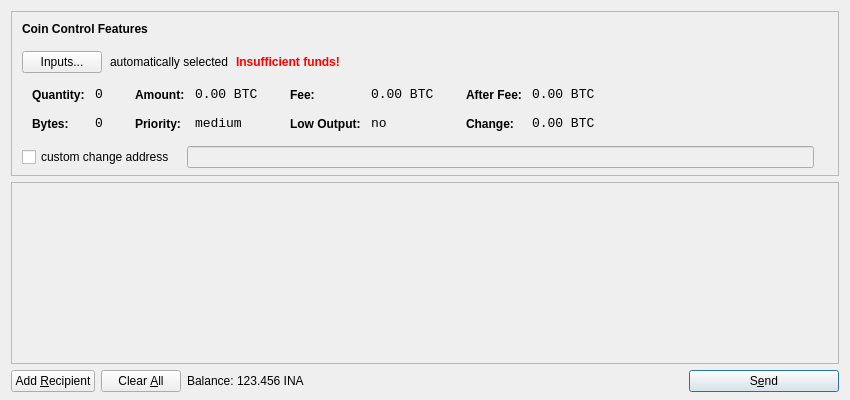
<?xml version="1.0" encoding="UTF-8"?>
<ui version="4.0">
 <class>SendCoinsDialog</class>
 <widget class="QDialog" name="SendCoinsDialog">
  <property name="geometry">
   <rect>
    <x>0</x>
    <y>0</y>
    <width>850</width>
    <height>400</height>
   </rect>
  </property>
  <property name="windowTitle">
   <string>Send Coins</string>
  </property>
  <layout class="QVBoxLayout" name="verticalLayout" stretch="0,1,0">
   <property name="bottomMargin">
    <number>8</number>
   </property>
   <item>
    <widget class="QFrame" name="frameCoinControl">
     <property name="sizePolicy">
      <sizepolicy hsizetype="Expanding" vsizetype="Expanding">
       <horstretch>0</horstretch>
       <verstretch>0</verstretch>
      </sizepolicy>
     </property>
     <property name="maximumSize">
      <size>
       <width>16777215</width>
       <height>16777215</height>
      </size>
     </property>
     <property name="frameShape">
      <enum>QFrame::StyledPanel</enum>
     </property>
     <property name="frameShadow">
      <enum>QFrame::Sunken</enum>
     </property>
     <layout class="QVBoxLayout" name="verticalLayoutCoinControl2">
      <property name="spacing">
       <number>-1</number>
      </property>
      <property name="leftMargin">
       <number>0</number>
      </property>
      <property name="topMargin">
       <number>0</number>
      </property>
      <property name="rightMargin">
       <number>0</number>
      </property>
      <property name="bottomMargin">
       <number>6</number>
      </property>
      <item>
       <layout class="QVBoxLayout" name="verticalLayoutCoinControl" stretch="0,0,0,0,1">
        <property name="spacing">
         <number>0</number>
        </property>
        <property name="leftMargin">
         <number>10</number>
        </property>
        <property name="topMargin">
         <number>10</number>
        </property>
        <item>
         <layout class="QHBoxLayout" name="horizontalLayoutCoinControl1">
          <property name="bottomMargin">
           <number>15</number>
          </property>
          <item>
           <widget class="QLabel" name="labelCoinControlFeatures">
            <property name="sizePolicy">
             <sizepolicy hsizetype="Preferred" vsizetype="Maximum">
              <horstretch>0</horstretch>
              <verstretch>0</verstretch>
             </sizepolicy>
            </property>
            <property name="font">
             <font>
              <weight>75</weight>
              <bold>true</bold>
             </font>
            </property>
            <property name="styleSheet">
             <string notr="true">font-weight:bold;</string>
            </property>
            <property name="text">
             <string>Coin Control Features</string>
            </property>
           </widget>
          </item>
         </layout>
        </item>
        <item>
         <layout class="QHBoxLayout" name="horizontalLayoutCoinControl2" stretch="0,0,0,0">
          <property name="spacing">
           <number>8</number>
          </property>
          <property name="bottomMargin">
           <number>10</number>
          </property>
          <item>
           <widget class="QPushButton" name="pushButtonCoinControl">
            <property name="styleSheet">
             <string notr="true"/>
            </property>
            <property name="text">
             <string>Inputs...</string>
            </property>
           </widget>
          </item>
          <item>
           <widget class="QLabel" name="labelCoinControlAutomaticallySelected">
            <property name="text">
             <string>automatically selected</string>
            </property>
            <property name="margin">
             <number>5</number>
            </property>
           </widget>
          </item>
          <item>
           <widget class="QLabel" name="labelCoinControlInsuffFunds">
            <property name="font">
             <font>
              <weight>75</weight>
              <bold>true</bold>
             </font>
            </property>
            <property name="styleSheet">
             <string notr="true">color:red;font-weight:bold;</string>
            </property>
            <property name="text">
             <string>Insufficient funds!</string>
            </property>
            <property name="margin">
             <number>5</number>
            </property>
           </widget>
          </item>
          <item>
           <spacer name="horizontalSpacerCoinControl">
            <property name="orientation">
             <enum>Qt::Horizontal</enum>
            </property>
            <property name="sizeHint" stdset="0">
             <size>
              <width>40</width>
              <height>1</height>
             </size>
            </property>
           </spacer>
          </item>
         </layout>
        </item>
        <item>
         <widget class="QWidget" name="widgetCoinControl" native="true">
          <property name="sizePolicy">
           <sizepolicy hsizetype="Preferred" vsizetype="Preferred">
            <horstretch>0</horstretch>
            <verstretch>0</verstretch>
           </sizepolicy>
          </property>
          <property name="minimumSize">
           <size>
            <width>0</width>
            <height>0</height>
           </size>
          </property>
          <property name="styleSheet">
           <string notr="true"/>
          </property>
          <layout class="QHBoxLayout" name="horizontalLayoutCoinControl5">
           <property name="margin">
            <number>0</number>
           </property>
           <item>
            <layout class="QHBoxLayout" name="horizontalLayoutCoinControl3" stretch="0,0,0,1">
             <property name="spacing">
              <number>20</number>
             </property>
             <property name="topMargin">
              <number>0</number>
             </property>
             <property name="bottomMargin">
              <number>10</number>
             </property>
             <item>
              <layout class="QFormLayout" name="formLayoutCoinControl1">
               <property name="horizontalSpacing">
                <number>10</number>
               </property>
               <property name="verticalSpacing">
                <number>14</number>
               </property>
               <property name="leftMargin">
                <number>10</number>
               </property>
               <property name="topMargin">
                <number>4</number>
               </property>
               <property name="rightMargin">
                <number>6</number>
               </property>
               <item row="0" column="0">
                <widget class="QLabel" name="labelCoinControlQuantityText">
                 <property name="styleSheet">
                  <string notr="true">font-weight:bold;</string>
                 </property>
                 <property name="text">
                  <string>Quantity:</string>
                 </property>
                 <property name="margin">
                  <number>0</number>
                 </property>
                </widget>
               </item>
               <item row="0" column="1">
                <widget class="QLabel" name="labelCoinControlQuantity">
                 <property name="font">
                  <font>
                   <family>Monospace</family>
                   <pointsize>10</pointsize>
                  </font>
                 </property>
                 <property name="cursor">
                  <cursorShape>IBeamCursor</cursorShape>
                 </property>
                 <property name="contextMenuPolicy">
                  <enum>Qt::ActionsContextMenu</enum>
                 </property>
                 <property name="text">
                  <string notr="true">0</string>
                 </property>
                 <property name="margin">
                  <number>0</number>
                 </property>
                 <property name="textInteractionFlags">
                  <set>Qt::LinksAccessibleByMouse|Qt::TextSelectableByKeyboard|Qt::TextSelectableByMouse</set>
                 </property>
                </widget>
               </item>
               <item row="1" column="0">
                <widget class="QLabel" name="labelCoinControlBytesText">
                 <property name="styleSheet">
                  <string notr="true">font-weight:bold;</string>
                 </property>
                 <property name="text">
                  <string>Bytes:</string>
                 </property>
                </widget>
               </item>
               <item row="1" column="1">
                <widget class="QLabel" name="labelCoinControlBytes">
                 <property name="font">
                  <font>
                   <family>Monospace</family>
                   <pointsize>10</pointsize>
                  </font>
                 </property>
                 <property name="cursor">
                  <cursorShape>IBeamCursor</cursorShape>
                 </property>
                 <property name="contextMenuPolicy">
                  <enum>Qt::ActionsContextMenu</enum>
                 </property>
                 <property name="text">
                  <string notr="true">0</string>
                 </property>
                 <property name="textInteractionFlags">
                  <set>Qt::LinksAccessibleByMouse|Qt::TextSelectableByKeyboard|Qt::TextSelectableByMouse</set>
                 </property>
                </widget>
               </item>
              </layout>
             </item>
             <item>
              <layout class="QFormLayout" name="formLayoutCoinControl2">
               <property name="horizontalSpacing">
                <number>10</number>
               </property>
               <property name="verticalSpacing">
                <number>14</number>
               </property>
               <property name="leftMargin">
                <number>6</number>
               </property>
               <property name="topMargin">
                <number>4</number>
               </property>
               <property name="rightMargin">
                <number>6</number>
               </property>
               <item row="0" column="0">
                <widget class="QLabel" name="labelCoinControlAmountText">
                 <property name="styleSheet">
                  <string notr="true">font-weight:bold;</string>
                 </property>
                 <property name="text">
                  <string>Amount:</string>
                 </property>
                 <property name="margin">
                  <number>0</number>
                 </property>
                </widget>
               </item>
               <item row="0" column="1">
                <widget class="QLabel" name="labelCoinControlAmount">
                 <property name="font">
                  <font>
                   <family>Monospace</family>
                   <pointsize>10</pointsize>
                  </font>
                 </property>
                 <property name="cursor">
                  <cursorShape>IBeamCursor</cursorShape>
                 </property>
                 <property name="contextMenuPolicy">
                  <enum>Qt::ActionsContextMenu</enum>
                 </property>
                 <property name="text">
                  <string notr="true">0.00 BTC</string>
                 </property>
                 <property name="textInteractionFlags">
                  <set>Qt::LinksAccessibleByMouse|Qt::TextSelectableByKeyboard|Qt::TextSelectableByMouse</set>
                 </property>
                </widget>
               </item>
               <item row="1" column="0">
                <widget class="QLabel" name="labelCoinControlPriorityText">
                 <property name="styleSheet">
                  <string notr="true">font-weight:bold;</string>
                 </property>
                 <property name="text">
                  <string>Priority:</string>
                 </property>
                </widget>
               </item>
               <item row="1" column="1">
                <widget class="QLabel" name="labelCoinControlPriority">
                 <property name="font">
                  <font>
                   <family>Monospace</family>
                   <pointsize>10</pointsize>
                  </font>
                 </property>
                 <property name="cursor">
                  <cursorShape>IBeamCursor</cursorShape>
                 </property>
                 <property name="contextMenuPolicy">
                  <enum>Qt::ActionsContextMenu</enum>
                 </property>
                 <property name="text">
                  <string>medium</string>
                 </property>
                 <property name="textInteractionFlags">
                  <set>Qt::LinksAccessibleByMouse|Qt::TextSelectableByKeyboard|Qt::TextSelectableByMouse</set>
                 </property>
                </widget>
               </item>
              </layout>
             </item>
             <item>
              <layout class="QFormLayout" name="formLayoutCoinControl3">
               <property name="horizontalSpacing">
                <number>10</number>
               </property>
               <property name="verticalSpacing">
                <number>14</number>
               </property>
               <property name="leftMargin">
                <number>6</number>
               </property>
               <property name="topMargin">
                <number>4</number>
               </property>
               <property name="rightMargin">
                <number>6</number>
               </property>
               <item row="0" column="0">
                <widget class="QLabel" name="labelCoinControlFeeText">
                 <property name="styleSheet">
                  <string notr="true">font-weight:bold;</string>
                 </property>
                 <property name="text">
                  <string>Fee:</string>
                 </property>
                 <property name="margin">
                  <number>0</number>
                 </property>
                </widget>
               </item>
               <item row="0" column="1">
                <widget class="QLabel" name="labelCoinControlFee">
                 <property name="font">
                  <font>
                   <family>Monospace</family>
                   <pointsize>10</pointsize>
                  </font>
                 </property>
                 <property name="cursor">
                  <cursorShape>IBeamCursor</cursorShape>
                 </property>
                 <property name="contextMenuPolicy">
                  <enum>Qt::ActionsContextMenu</enum>
                 </property>
                 <property name="text">
                  <string notr="true">0.00 BTC</string>
                 </property>
                 <property name="textInteractionFlags">
                  <set>Qt::LinksAccessibleByMouse|Qt::TextSelectableByKeyboard|Qt::TextSelectableByMouse</set>
                 </property>
                </widget>
               </item>
               <item row="1" column="0">
                <widget class="QLabel" name="labelCoinControlLowOutputText">
                 <property name="styleSheet">
                  <string notr="true">font-weight:bold;</string>
                 </property>
                 <property name="text">
                  <string>Low Output:</string>
                 </property>
                </widget>
               </item>
               <item row="1" column="1">
                <widget class="QLabel" name="labelCoinControlLowOutput">
                 <property name="font">
                  <font>
                   <family>Monospace</family>
                   <pointsize>10</pointsize>
                  </font>
                 </property>
                 <property name="cursor">
                  <cursorShape>IBeamCursor</cursorShape>
                 </property>
                 <property name="contextMenuPolicy">
                  <enum>Qt::ActionsContextMenu</enum>
                 </property>
                 <property name="text">
                  <string>no</string>
                 </property>
                 <property name="textInteractionFlags">
                  <set>Qt::LinksAccessibleByMouse|Qt::TextSelectableByKeyboard|Qt::TextSelectableByMouse</set>
                 </property>
                </widget>
               </item>
              </layout>
             </item>
             <item>
              <layout class="QFormLayout" name="formLayoutCoinControl4">
               <property name="horizontalSpacing">
                <number>10</number>
               </property>
               <property name="verticalSpacing">
                <number>14</number>
               </property>
               <property name="leftMargin">
                <number>6</number>
               </property>
               <property name="topMargin">
                <number>4</number>
               </property>
               <property name="rightMargin">
                <number>6</number>
               </property>
               <item row="0" column="0">
                <widget class="QLabel" name="labelCoinControlAfterFeeText">
                 <property name="styleSheet">
                  <string notr="true">font-weight:bold;</string>
                 </property>
                 <property name="text">
                  <string>After Fee:</string>
                 </property>
                 <property name="margin">
                  <number>0</number>
                 </property>
                </widget>
               </item>
               <item row="0" column="1">
                <widget class="QLabel" name="labelCoinControlAfterFee">
                 <property name="font">
                  <font>
                   <family>Monospace</family>
                   <pointsize>10</pointsize>
                  </font>
                 </property>
                 <property name="cursor">
                  <cursorShape>IBeamCursor</cursorShape>
                 </property>
                 <property name="contextMenuPolicy">
                  <enum>Qt::ActionsContextMenu</enum>
                 </property>
                 <property name="text">
                  <string notr="true">0.00 BTC</string>
                 </property>
                 <property name="textInteractionFlags">
                  <set>Qt::LinksAccessibleByMouse|Qt::TextSelectableByKeyboard|Qt::TextSelectableByMouse</set>
                 </property>
                </widget>
               </item>
               <item row="1" column="0">
                <widget class="QLabel" name="labelCoinControlChangeText">
                 <property name="styleSheet">
                  <string notr="true">font-weight:bold;</string>
                 </property>
                 <property name="text">
                  <string>Change:</string>
                 </property>
                </widget>
               </item>
               <item row="1" column="1">
                <widget class="QLabel" name="labelCoinControlChange">
                 <property name="font">
                  <font>
                   <family>Monospace</family>
                   <pointsize>10</pointsize>
                  </font>
                 </property>
                 <property name="cursor">
                  <cursorShape>IBeamCursor</cursorShape>
                 </property>
                 <property name="contextMenuPolicy">
                  <enum>Qt::ActionsContextMenu</enum>
                 </property>
                 <property name="text">
                  <string notr="true">0.00 BTC</string>
                 </property>
                 <property name="textInteractionFlags">
                  <set>Qt::LinksAccessibleByMouse|Qt::TextSelectableByKeyboard|Qt::TextSelectableByMouse</set>
                 </property>
                </widget>
               </item>
              </layout>
             </item>
            </layout>
           </item>
          </layout>
         </widget>
        </item>
        <item>
         <layout class="QHBoxLayout" name="horizontalLayoutCoinControl4" stretch="0,0,0">
          <property name="spacing">
           <number>12</number>
          </property>
          <property name="sizeConstraint">
           <enum>QLayout::SetDefaultConstraint</enum>
          </property>
          <property name="topMargin">
           <number>5</number>
          </property>
          <property name="rightMargin">
           <number>5</number>
          </property>
          <item>
           <widget class="QCheckBox" name="checkBoxCoinControlChange">
            <property name="text">
             <string>custom change address</string>
            </property>
           </widget>
          </item>
          <item>
           <widget class="QLineEdit" name="lineEditCoinControlChange">
            <property name="enabled">
             <bool>false</bool>
            </property>
            <property name="sizePolicy">
             <sizepolicy hsizetype="Expanding" vsizetype="Fixed">
              <horstretch>0</horstretch>
              <verstretch>0</verstretch>
             </sizepolicy>
            </property>
           </widget>
          </item>
          <item>
           <widget class="QLabel" name="labelCoinControlChangeLabel">
            <property name="sizePolicy">
             <sizepolicy hsizetype="Preferred" vsizetype="Expanding">
              <horstretch>0</horstretch>
              <verstretch>0</verstretch>
             </sizepolicy>
            </property>
            <property name="minimumSize">
             <size>
              <width>0</width>
              <height>0</height>
             </size>
            </property>
            <property name="text">
             <string/>
            </property>
            <property name="margin">
             <number>3</number>
            </property>
           </widget>
          </item>
         </layout>
        </item>
        <item>
         <spacer name="verticalSpacerCoinControl">
          <property name="orientation">
           <enum>Qt::Vertical</enum>
          </property>
          <property name="sizeHint" stdset="0">
           <size>
            <width>800</width>
            <height>1</height>
           </size>
          </property>
         </spacer>
        </item>
       </layout>
      </item>
     </layout>
    </widget>
   </item>
   <item>
    <widget class="QScrollArea" name="scrollArea">
     <property name="widgetResizable">
      <bool>true</bool>
     </property>
     <widget class="QWidget" name="scrollAreaWidgetContents">
      <property name="geometry">
       <rect>
        <x>0</x>
        <y>0</y>
        <width>830</width>
        <height>165</height>
       </rect>
      </property>
      <layout class="QVBoxLayout" name="verticalLayout_2">
       <property name="margin">
        <number>0</number>
       </property>
       <item>
        <layout class="QVBoxLayout" name="entries">
         <property name="spacing">
          <number>6</number>
         </property>
        </layout>
       </item>
       <item>
        <spacer name="verticalSpacer">
         <property name="orientation">
          <enum>Qt::Vertical</enum>
         </property>
         <property name="sizeHint" stdset="0">
          <size>
           <width>20</width>
           <height>40</height>
          </size>
         </property>
        </spacer>
       </item>
      </layout>
     </widget>
    </widget>
   </item>
   <item>
    <layout class="QHBoxLayout" name="horizontalLayout">
     <item>
      <widget class="QPushButton" name="addButton">
       <property name="toolTip">
        <string>Send to multiple recipients at once</string>
       </property>
       <property name="text">
        <string>Add &amp;Recipient</string>
       </property>
       <property name="icon">
        <iconset resource="../bitcoin.qrc">
         <normaloff>:/icons/add</normaloff>:/icons/add</iconset>
       </property>
       <property name="autoDefault">
        <bool>false</bool>
       </property>
      </widget>
     </item>
     <item>
      <widget class="QPushButton" name="clearButton">
       <property name="sizePolicy">
        <sizepolicy hsizetype="Minimum" vsizetype="Fixed">
         <horstretch>0</horstretch>
         <verstretch>0</verstretch>
        </sizepolicy>
       </property>
       <property name="toolTip">
        <string>Remove all transaction fields</string>
       </property>
       <property name="text">
        <string>Clear &amp;All</string>
       </property>
       <property name="icon">
        <iconset resource="../bitcoin.qrc">
         <normaloff>:/icons/remove</normaloff>:/icons/remove</iconset>
       </property>
       <property name="autoRepeatDelay">
        <number>300</number>
       </property>
       <property name="autoDefault">
        <bool>false</bool>
       </property>
      </widget>
     </item>
     <item>
      <layout class="QHBoxLayout" name="horizontalLayout_2">
       <property name="spacing">
        <number>3</number>
       </property>
       <item>
        <widget class="QLabel" name="label">
         <property name="text">
          <string>Balance:</string>
         </property>
        </widget>
       </item>
       <item>
        <widget class="QLabel" name="labelBalance">
         <property name="cursor">
          <cursorShape>IBeamCursor</cursorShape>
         </property>
         <property name="text">
          <string>123.456 INA</string>
         </property>
         <property name="textInteractionFlags">
          <set>Qt::LinksAccessibleByMouse|Qt::TextSelectableByKeyboard|Qt::TextSelectableByMouse</set>
         </property>
        </widget>
       </item>
      </layout>
     </item>
     <item>
      <spacer name="horizontalSpacer">
       <property name="orientation">
        <enum>Qt::Horizontal</enum>
       </property>
       <property name="sizeHint" stdset="0">
        <size>
         <width>40</width>
         <height>20</height>
        </size>
       </property>
      </spacer>
     </item>
     <item>
      <widget class="QPushButton" name="sendButton">
       <property name="minimumSize">
        <size>
         <width>150</width>
         <height>0</height>
        </size>
       </property>
       <property name="toolTip">
        <string>Confirm the send action</string>
       </property>
       <property name="text">
        <string>S&amp;end</string>
       </property>
       <property name="icon">
        <iconset resource="../bitcoin.qrc">
         <normaloff>:/icons/send</normaloff>:/icons/send</iconset>
       </property>
       <property name="default">
        <bool>true</bool>
       </property>
      </widget>
     </item>
    </layout>
   </item>
  </layout>
 </widget>
 <resources>
  <include location="../bitcoin.qrc"/>
 </resources>
 <connections/>
</ui>
